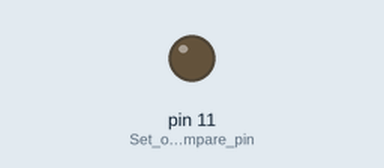
The sketch below on a simulated Arduino Mega 2560, built with avr-gcc and run on an emulated ATmega2560. Shown: output pins drawn as LEDs (lit = HIGH).

Above: at 0.05 s.
At 7.45 s:
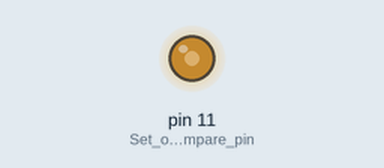
At 14.95 s:
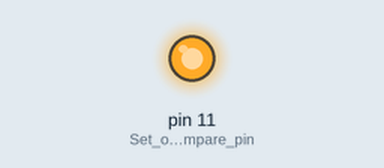
Timing chart, 0 to 19.5 s (numbered marks = the images above):
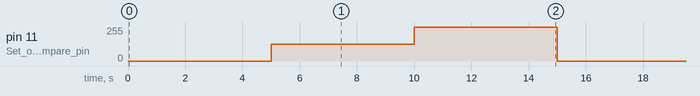

The sketch:

Mega2560_10bit_1.95kHz_fast_pwm.ino
```cpp
// ----------------------------------------------------------------------
// 10-bit 1.95kHz Fast PWM For Arduino Mega2560
// Created by Ahmed Saif
// Instagram: https://www.instagram.com/digital.bh/
// YouTube: https://www.youtube.com/@AhmedSaif_BH
// ----------------------------------------------------------------------

void setup() {
  pinMode(11,OUTPUT);     // Set output compare pin (OC1A -- pin 11) as output pin

  TCCR1A = 0b00000011;    // Timer/Counter 1 Control Register A  -- b7b6,b5b4,b3b2 Compare Output Mode for Channel A,B,C -- b1b0 waveform generation mode
  TCCR1B = 0b00001010;    // Timer/Counter 1 Control Register B  -- b4b3 waveform generation mode -- set timer prescaler b3b1b0
  PRR0 &= 0b11110111;     // Power Reduction Register 0 -  enable Timer1 bit3 -> 0
  OCR1A = 0;              // Output Compare Register 1A
  TCNT1 = 0;              // Reset Timer/Counter 1

}

void loop() {
    //-----------Example code --------------
    duty_cycle(0);  // Use the function duty_cycle to change the PWM duty cycle
    delay(5000);
    duty_cycle(50);
    delay(5000);
    duty_cycle(100);
    delay(5000);
    //--------------------------------------
}


void duty_cycle(float duty) {
  if(duty > 100 || duty == 0) {
      OCR1A = 0;
      TCNT1 = 0; // Reset Timer/Counter 1
      TCCR1A = 0b00000011;
  }
  else {
      OCR1A = (duty/100)*1023;
      TCNT1 = 0; // Reset Timer/Counter 1
      TCCR1A = 0b10000011;
  }
}
```

Measured:
- by itself, pin 11 (Set_output_compare_pin): repeats every 15.0 s: 255/255 5.0 s, 0/255 5.0 s, 127/255 5.0 s
